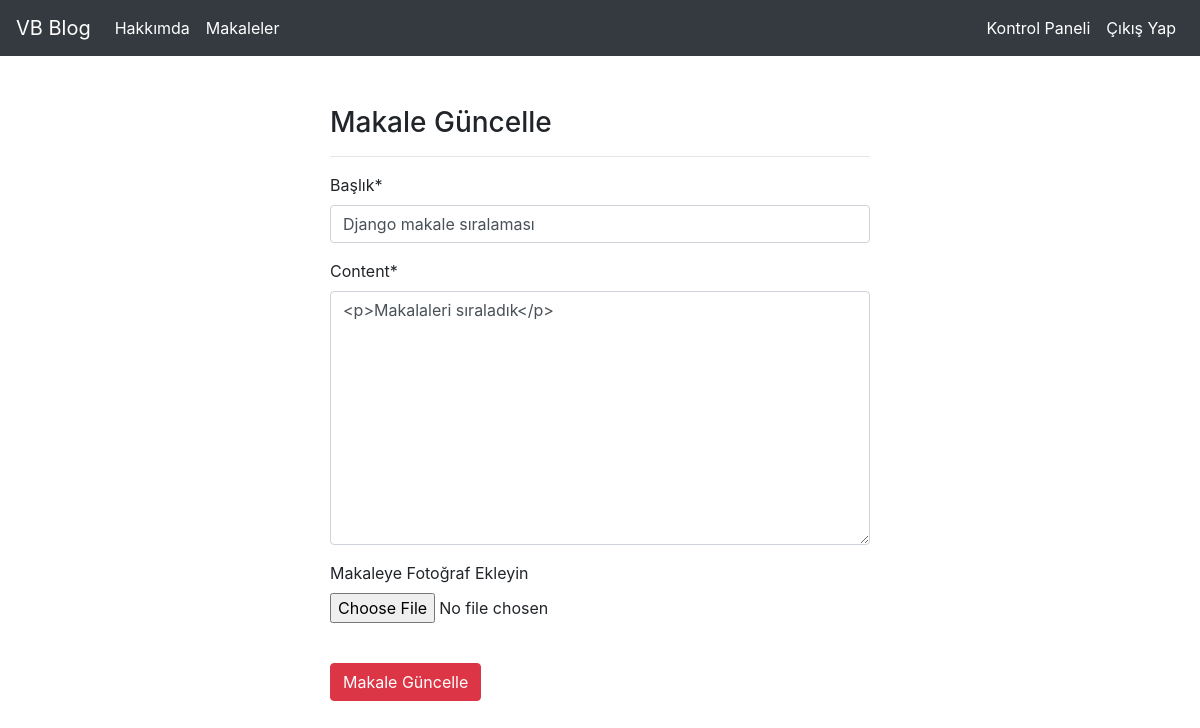
Page /articles/update/30/ (signed in) on the committed database.
### article/models.py (models this page shows, shortened)
class Article(models.Model):
    author = models.ForeignKey("auth.user", on_delete=models.CASCADE, verbose_name="Yazar")
    title = models.CharField(max_length=50, verbose_name="Başlık") # başlığımız 50 karakter
    content = RichTextField() # ck editördeki RichTet özelliğini kullanıyoruz.
    created_date = models.DateTimeField(auto_now_add=True, verbose_name="Oluşturulma Tarihi")
    article_image = models.FileField(blank = True, null = True, verbose_name="Makaleye Fotoğraf Ekleyin")
    class Meta:
        ordering = ['-created_date'] # son eklenen makale ilk gösterilecek

### article/views.py (the view)
# urls.py: path('update/<int:id>/', views.updateArticle, name = "update"),
@login_required(login_url = "user:login")
def updateArticle(request, id): # güncelleme fonksiyonu, dinamik URL
    article = get_object_or_404(Article, id = id) # linkteki id alalım
    form = ArticleForm(request.POST or None, request.FILES or None, instance = article)
    if form.is_valid(): # formda sorun yoksa
        article = form.save(commit=False) # obje olarak formu dönelim
        article.author = request.user # giriş yapan kullanıcı hesabı
        article.save() # veri tabanına kayıt yapılır.
        messages.success(request, "Makale başarıyla güncellendi ...")
        return redirect("article:dashboard")
    return render(request, "update.html", {"form" : form})

### article/forms.py
class ArticleForm(forms.ModelForm):
    class Meta:
        model = Article # form ile modeli bağlantılı hale getiriyoruz.
        fields = ["title", "content", "article_image"]

### templates/update.html (shortened to what this page needs)
{% extends "layout.html" %}
{% block body %}
{% load crispy_forms_tags %}
<div class="row">
    <div class="col-md-6 offset-md-3">
        <h3>Makale Güncelle</h3>
        <hr>
        <form method="post">
            {{ form | crispy }}
            <br>
            <button type="submit" class="btn btn-danger">
                Makale Güncelle
            </button>
        </form>
    </div>
</div>
{% endblock  %}

### rows in the picture
Article: title "Django makale sıralaması", content "<p>Makalaleri sıraladık</p>"
